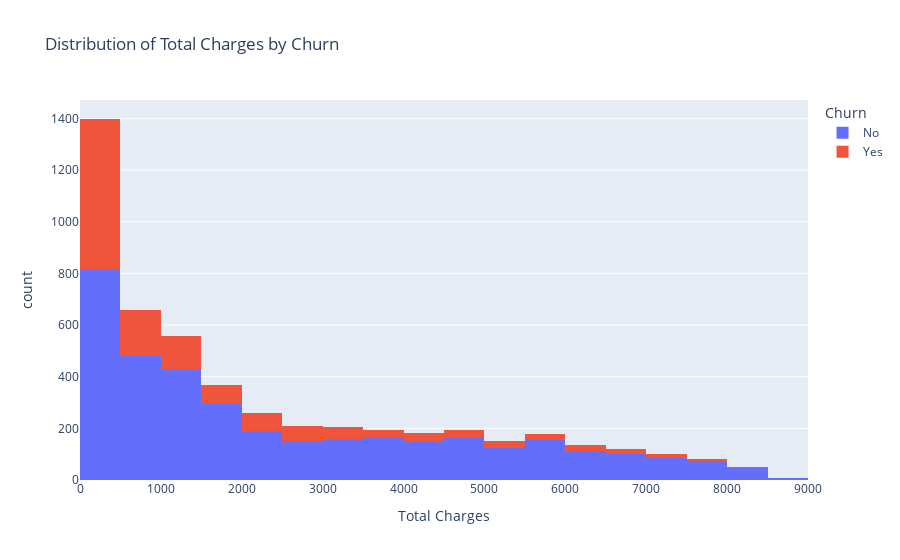

Notebook source saved alongside this figure:
### Markdown cell above
## **Univariate Analysis of columns that have values imputed**

#### **Total Charges against Churn**

### Code cell
#Create a histogram 
fig = px.histogram(df_merged, x="TotalCharges", color="Churn", nbins=20,
                   title="Distribution of Total Charges by Churn",
                   labels={"TotalCharges": "Total Charges", "Churn": "Churn"})
#Display the plot
fig.show()

#Create subplots
fig, axes = plt.subplots(1, 2, figsize=(12, 6))

#Create histograms for Churn = Yes and Churn = No
sns.histplot(data=df_merged[df_merged["Churn"] == "Yes"], x="TotalCharges", bins=20, ax=axes[0], color="red", label="Churn = Yes")
sns.histplot(data=df_merged[df_merged["Churn"] == "No"], x="TotalCharges", bins=20, ax=axes[1], color="green", label="Churn = No")

#Add labels and title to each subplot
axes[0].set_xlabel("Total Charges")
axes[0].set_ylabel("Count")
axes[0].set_title("Distribution of Total Charges for Churn = Yes")
axes[0].legend()

axes[1].set_xlabel("Total Charges")
axes[1].set_ylabel("Count")
axes[1].set_title("Distribution of Total Charges for Churn = No")
axes[1].legend()

#Adjust layout
plt.tight_layout()

#Show the plot
plt.show()

### Figure 1 — Plotly figure (JSON) as saved in the notebook; plotly's stock layout.template omitted (floating-point values rounded to 4 significant figures; data arrays with more than 128 entries replaced by an {"elided": "..."} marker saying what was removed)
{"data": [{"alignmentgroup": "True", "bingroup": "x", "hovertemplate": "Churn=No<br>Total Charges=%{x}<br>count=%{y}<extra></extra>", "legendgroup": "No", "marker": {"color": "#636efa", "pattern": {"shape": ""}}, "name": "No", "nbinsx": 20, "offsetgroup": "No", "orientation": "v", "showlegend": true, "type": "histogram", "x": {"elided": "3707 float values"}, "xaxis": "x", "yaxis": "y"}, {"alignmentgroup": "True", "bingroup": "x", "hovertemplate": "Churn=Yes<br>Total Charges=%{x}<br>count=%{y}<extra></extra>", "legendgroup": "Yes", "marker": {"color": "#EF553B", "pattern": {"shape": ""}}, "name": "Yes", "nbinsx": 20, "offsetgroup": "Yes", "orientation": "v", "showlegend": true, "type": "histogram", "x": {"elided": "1336 float values"}, "xaxis": "x", "yaxis": "y"}], "layout": {"barmode": "relative", "legend": {"title": {"text": "Churn"}, "tracegroupgap": 0}, "title": {"text": "Distribution of Total Charges by Churn"}, "xaxis": {"anchor": "y", "domain": [0, 1], "title": {"text": "Total Charges"}}, "yaxis": {"anchor": "x", "domain": [0, 1], "title": {"text": "count"}}}}
